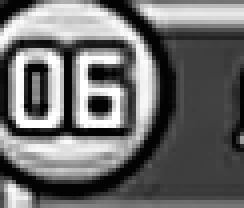
#> input picture template_imgs/06.png, 61 x 52 px (shown 4 times larger)
$ python -i extract_speaker_num.py   (imports and definitions only)
#> lines starting #> are read from the running program, lines starting #| are printed output that depends on the picture; after the words box and inside, x2 and y2 are one past the last pixel; in counts of white or black regions, pixels touching at a corner belong together
#> in extract_player_num, img is the input picture: shape (52, 61, 3); min 2, max 255, mean 108.8
import cv2
import numpy as np
import os
import re
import threading
import time
from typing import List, Dict, Optional

# 基础路径
BASE_DIR = os.path.dirname(os.path.abspath(__file__))
template_path = os.path.join(BASE_DIR, 'template_imgs')

# 全局配置：默认使用模板匹配，可选 'template' 或 'ocr'
RECOGNITION_MODE = 'template'

# 加载所有模板（全局缓存）
_templates = None

# 全局 OCR 识别器（延迟加载）
_ocr_pipeline = None
_ocr_lock = threading.Lock()
_is_loading = False


# [13 lines left out: function set_recognition_mode, not called in this run]


def get_recognition_mode() -> str:
    """获取当前识别模式"""
    return RECOGNITION_MODE


# [131 lines left out: functions _load_templates, _load_ocr_model, _extract_text_from_result, _recognize_image_ocr, _recognize_image_template, not called in this run]


def extract_player_num_from_array(img, save_debug=False, debug_prefix=""):
    """
    从图像数组中提取玩家数字

    Args:
        img: 图像 (numpy array, BGR 或灰度)
        save_debug: 是否保存调试图片
        debug_prefix: 调试图片文件名前缀

    Returns:
        str: 识别到的数字 (如 '02', '06')，未识别返回 None
    """
#> called with save_debug = False, debug_prefix = '06'
    if img is None or img.size == 0:
        return None

    # 确保是灰度图
    if len(img.shape) == 3:
        img_gray = cv2.cvtColor(img, cv2.COLOR_BGR2GRAY)
    else:
        img_gray = img.copy()

    # OTSU二值化
    _, binary_otsu = cv2.threshold(img_gray, 0, 255, cv2.THRESH_BINARY + cv2.THRESH_OTSU)
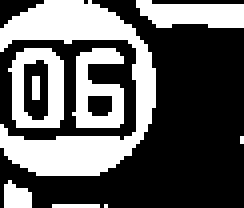
#> binary_otsu: shape (52, 61) (shown 4 times larger); 37.5% white; 9 white regions (4 under 20 px), largest, box (x1, y1, x2, y2) and area: (0, 0, 39, 44) 657, (2, 12, 16, 32) 164, (18, 12, 31, 32) 159, (34, 0, 61, 7) 143, (1, 45, 8, 52) 38

    t_h, t_w = img_gray.shape
#> t_h = 52; t_w = 61
    total_square = t_w * t_h
#> total_square = 3172

    # 找白色连通域（卡片）
    num_labels, _, stats, _ = cv2.connectedComponentsWithStats(binary_otsu)
#> num_labels = 10; stats = [[0, 0, 61, 52, 1984], [0, 0, 39, 44, 657], [34, 0, 27, 7, 143], [2, 12, 14, 20, 164], [18, 12, 13, 20, 159], [8, 19, 2, 6, 12], [60, 34, 1, 2, 2], [1, 45, 7, 7, 38], [13, 51, 12, 1, 12], [26, 51, 1, 1, 1]]

    for i in range(1, num_labels):
        x, y, w, h, area = stats[i]
#> x = 0; y = 0; w = 39; h = 44; area = 657
        square = w * h
#> square = 1716
        white_ratio = area / square if square > 0 else 0
#> white_ratio = 0.383

        # 卡片占整张图的大概0.01-0.02，白色占比卡片的0.7以上，卡片长宽比2-3
        if total_square * 0.01 < square < total_square * 0.02 and white_ratio > 0.7 and 2.0 < w / h < 3.0:
            # 保存调试图片
            if save_debug:
                temp_dir = os.path.join(BASE_DIR, 'temp_images')
                os.makedirs(temp_dir, exist_ok=True)
                cv2.imwrite(os.path.join(temp_dir, f'{debug_prefix}_card_{i}.png'), binary_otsu[y:y + h, x:x + w])
                cv2.imwrite(os.path.join(temp_dir, f'{debug_prefix}_card_{i}_.png'),
                           binary_otsu[y:int(y + h*0.3), x:int(x + w*0.15)])

            # 在卡片顶部区域进行识别（左上角区域，包含玩家编号）
            card_top = binary_otsu[y:int(y + h*0.3), x:int(x + w*0.15)]

            try:
                if RECOGNITION_MODE == 'ocr':
                    # 使用 OCR 识别
                    results = _recognize_image_ocr(img_gray[y:int(y + h*0.3), x:x + w])
                    if not results:
                        return None
                    return results[0].get('text', '')
                else:
                    # 默认使用模板匹配
                    return _recognize_image_template(card_top)

            except Exception as e:
                print(f"[识别失败] {e}")
                return None
    return None


def extract_player_num(image_path, save_debug=False):
    """
    从图像文件路径提取玩家数字

    Args:
        image_path: 图像文件路径

    Returns:
        str: 识别到的数字，未识别返回 None
        :param image_path:
        :param save_debug:
    """
    img = cv2.imread(image_path, cv2.IMREAD_COLOR)
    if img is None:
        print("图像读取失败")
        return None

    file_name = os.path.basename(image_path)
    return extract_player_num_from_array(img, save_debug=save_debug, debug_prefix=file_name.split(".")[0])


class SpeakerDigitMonitor:
    """发言玩家序号实时监控器"""

    # [99 lines left out: functions __init__, start, stop, _monitor_loop, get_current_digit, not called in this run]


# 兼容原有测试代码
# [13 lines not run here, left out]

>>> result = extract_player_num('template_imgs/06.png')
